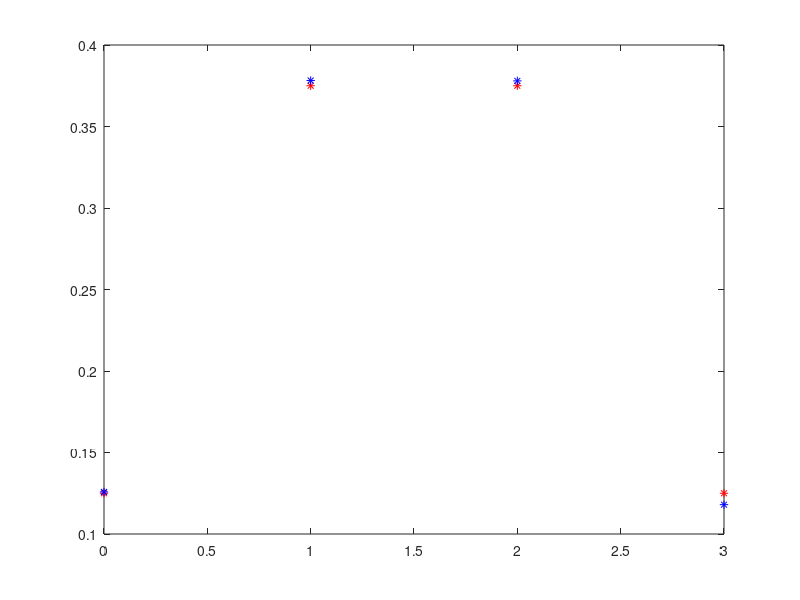

Here is the MATLAB script that generated this plot:
pkg load statistics;

n=3;
p=0.5;
x=[0, 1, 2, 3];

#{
a) It is a binomial distribution 

PDF
  0       1       2       3
0.125   0.375   0.375   0.125

subplot(1, 2, 1);
plot(x, binopdf(x, n, p), '*');
title("PDF");

#}

#{

b) Cummulative distribution function:

  0       1       2       3
0.125    0.5   0.875      1

subplot(1, 2, 2);
stairs(x, binocdf(x, n, p));
title("CDF");

#}


# c)
disp("c)")
binopdf(0, n, p)
binocdf(n, n, p) - binopdf(1, n, p)

disp("d)")
binocdf(2, n, p)
binocdf(1, n, p)

disp("e)")

binocdf(n, n, p) - binopdf(0, n, p)
binocdf(n, n, p) - binocdf(1, n, p)

disp("f)")
# heads = -1, tails = 1

occurences = zeros(1, n + 1);
for k=1:5000
  heads = 0;
  tosses = round(rand(1, 3) *100 - 50);
  for i=1:n
    if(tosses(i) < 0)
      heads += 1;
     endif
  endfor
  occurences(heads + 1) += 1;
endfor

occurences /= 5000
binopdf(x, n, p)
plot(x, binopdf(x, n, p), '*r', x, occurences(x+1), '*b');

